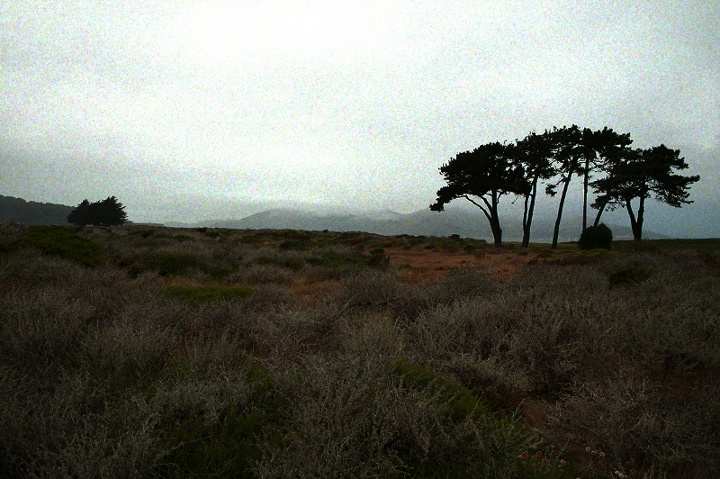
#> input picture 1.jpg, 720 x 479 px
$ python BasicLinearTransformation.py
#> lines starting #> are read from the running program, lines starting #| are printed output that depends on the picture; long printed decimals are rounded
#> further down, input is the input picture: shape (479, 720, 3); mean B, G, R 106.6, 114.6, 112.2
import cv2
import numpy as np

def autoAdjustments(img):
    amean = img.mean()  #average intensity of all the pixels
#> amean = 111.1
    #print(amean)
    if amean==0:
        amean=1
    alpha = (255 / (amean)) #aiming to get alpha value between (1 to 3),corresponds to contrast
#> alpha = 2.29
    if alpha>3:
        alpha=3
    print('alpha: ',alpha)
#| alpha:  2.294
    beta = (amean/(alpha)) #beta corresponds to brightness parameter, aiming to get value approx 30-60,
#> beta = 48.44
                    # constant val by which each pixel value will increment)
    print('beta: ',beta)
#| beta:  48.445
    new_img = cv2.convertScaleAbs(img, alpha=alpha, beta=beta)#performs new_intensity = old_intensity*alpha + beta on every pixel
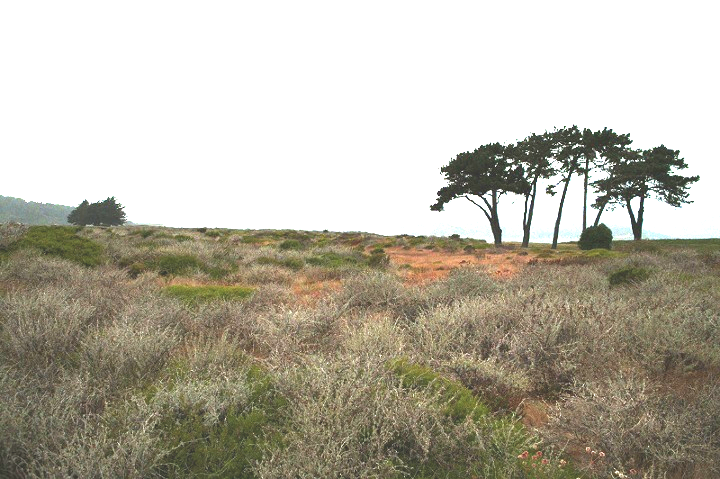
#> new_img: shape (479, 720, 3); mean B, G, R 164.1, 178.5, 183.3

    cv2.imshow("Intput", input)
    cv2.imshow("Output", new_img)
    cv2.waitKey()

input = cv2.imread("1.jpg")
#new_img = np.zeros(input.shape, input.dtype)
autoAdjustments(input)

$ run again, with 3.jpg copied over 1.jpg
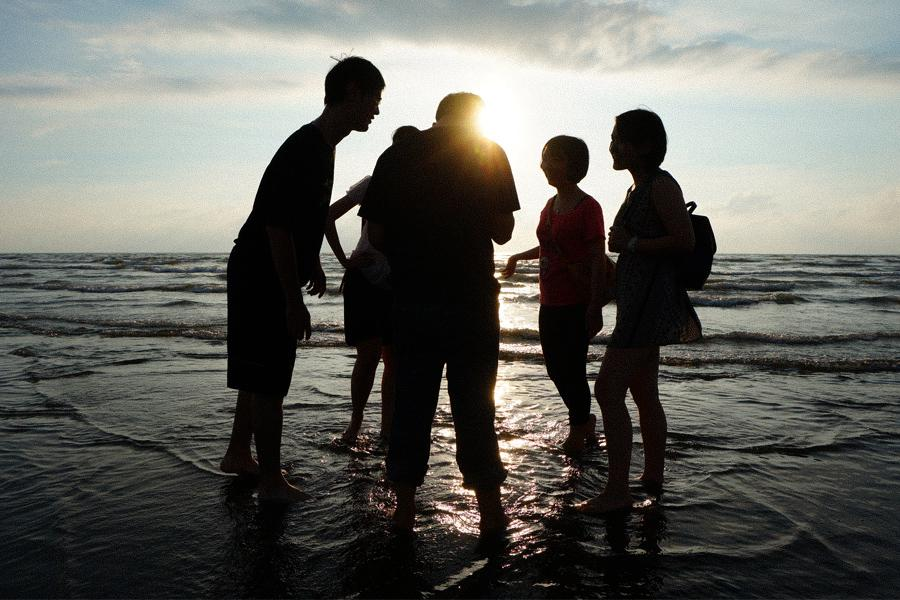
#> input picture 3.jpg, 900 x 600 px
#> input is the input picture: shape (600, 900, 3); mean B, G, R 94.9, 100.2, 99.9
#> amean = 98.34
#> alpha = 2.59
#| alpha:  2.593
#> beta = 37.93
#| beta:  37.928
#> in autoAdjustments, `new_img = cv2.convertScaleAbs(img, alpha=alpha, beta=beta)#performs ne..`:
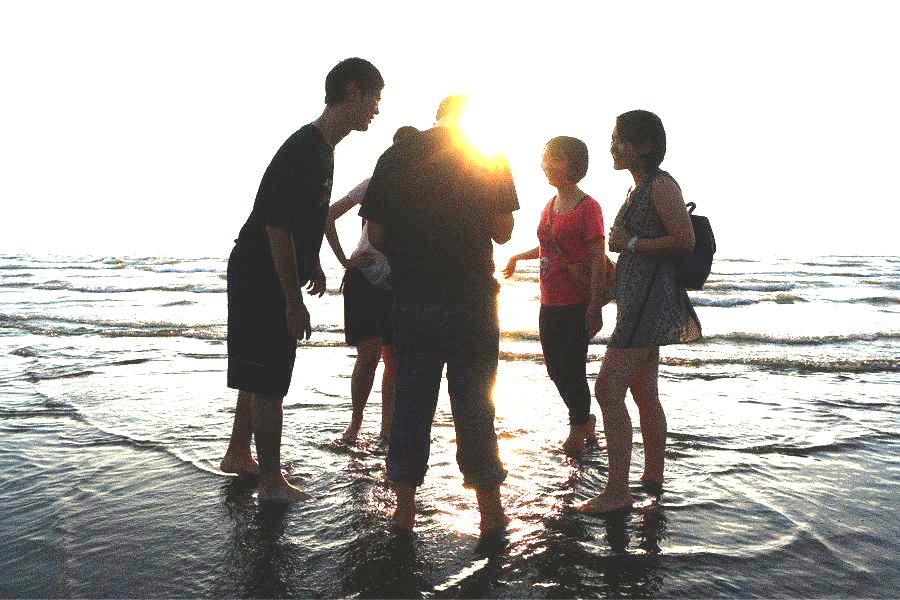
#> new_img: shape (600, 900, 3); mean B, G, R 170.7, 174.3, 176.6

$ run again, with 4.jpg copied over 1.jpg
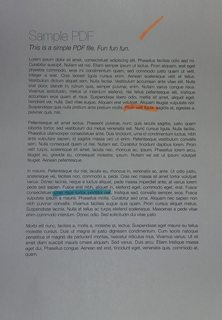
#> input picture 4.jpg, 222 x 320 px
#> input is the input picture: shape (320, 222, 3); mean B, G, R 132.2, 131.3, 129.7
#> amean = 131.1
#> alpha = 1.95
#| alpha:  1.945
#> beta = 67.38
#| beta:  67.378
#> in autoAdjustments, `new_img = cv2.convertScaleAbs(img, alpha=alpha, beta=beta)#performs ne..`:
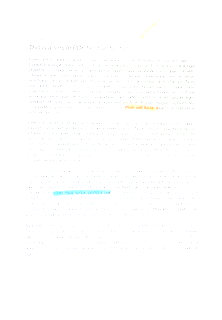
#> new_img: shape (320, 222, 3); mean B, G, R 254.5, 254.6, 254.2

$ run again, with 5.jpg copied over 1.jpg
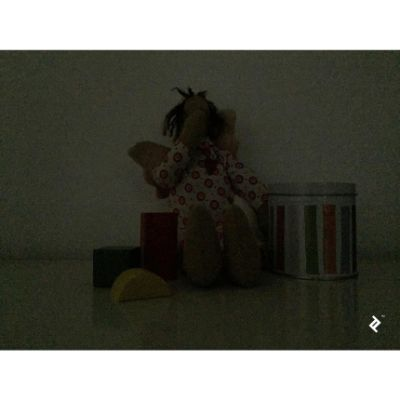
#> input picture 5.jpg, 400 x 400 px
#> input is the input picture: shape (400, 400, 3); mean B, G, R 85.2, 93.6, 93.1
#> amean = 90.63
#> alpha = 2.81
#| alpha:  2.814
#> beta = 32.21
#| beta:  32.212
#> in autoAdjustments, `new_img = cv2.convertScaleAbs(img, alpha=alpha, beta=beta)#performs ne..`:
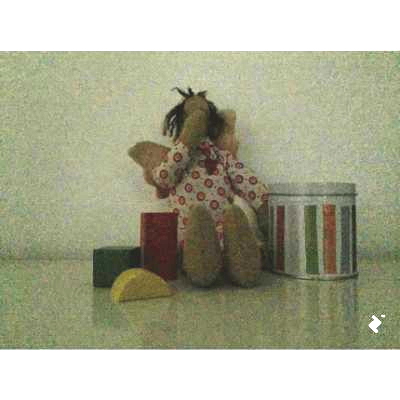
#> new_img: shape (400, 400, 3); mean B, G, R 149.1, 172.5, 171.1
